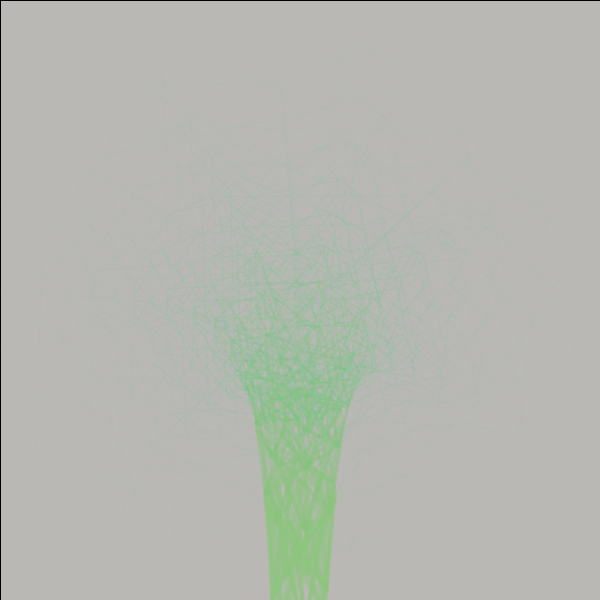
Frame 1 (no input)
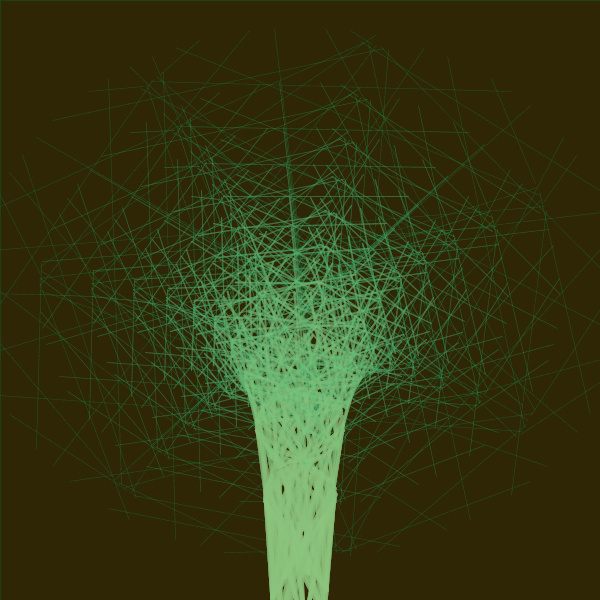
Frame 60 (the mouse pressed at the canvas centre just before this capture)
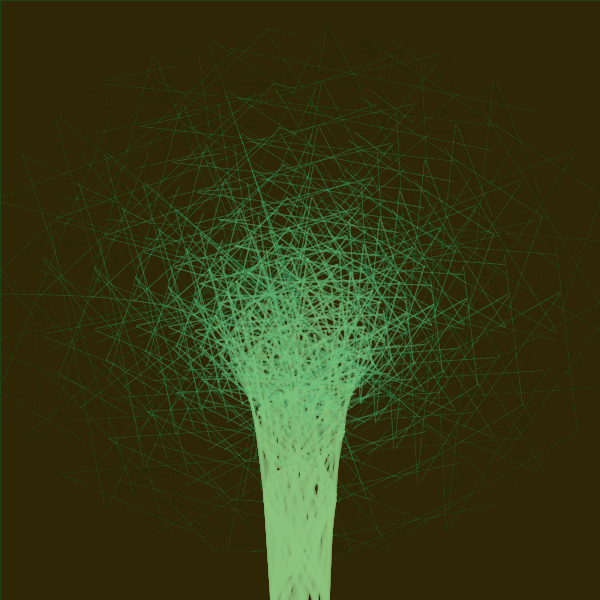
Frame 120 (the mouse held since frame 60 and released just before this capture)

The Processing sketch that drew these frames (run headless with seeded random() and noise(); from frame 60 on, the mouse is pressed at the canvas centre):

// Processing sketch: processing_171912
// ── processing_171912.pde

float mx, my;

void setup() {
  size(600, 600); 
 fill(46,30,2, 30);
}

void draw() {
  rect(0, 0, width, height);
  translate(width/2, height);
  rotate(radians(180));
  scale(0.7,0.7);
  stem(11, 150, 40, 6, 100);
}

void stem(int num, int length, float radius, float weight, float z) {
  strokeWeight(weight);
  stroke(161-radius/2,196,125,z);
  for (int i = 0; i<60; i++) {
    mx=map(mouseX,0,600,31.5,32);
    my=map(mouseY,0,600,-51.3,-50);
    line(radius*cos(radians(i*my)), radius*sin(radians(i*my)), 
    1.25*radius*cos(radians(i*mx)), 1.02*radius*sin(radians(i*mx))+length);
  }
  if (num>1) {
    translate(0, length);
    num=num-1;
    stem(num, 2*length/3, radius*1.25, weight*0.8, z*0.8);
  }
}
